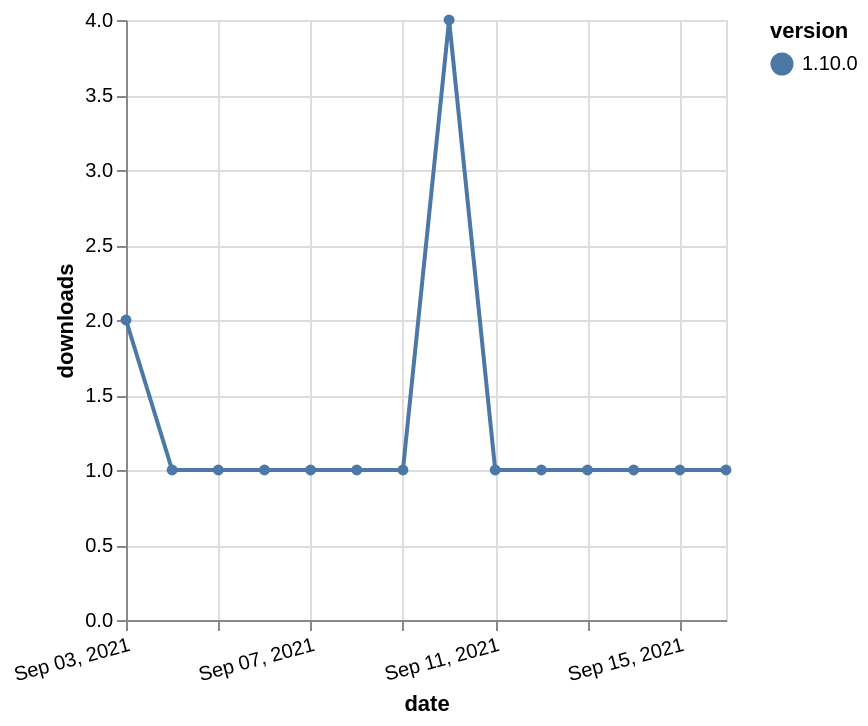

Express this chart as Vega-Lite.
### Vega-Lite specification from a JSON file in a GitHub repository (floating-point values rounded to 4 significant figures)
{"$schema": "https://vega.github.io/schema/vega-lite/v5.json", "description": "A simple bar chart with embedded data.", "data": {"values": [{"date": "2021-09-03", "total": 486, "delta": 2, "version": "1.10.0"}, {"date": "2021-09-04", "total": 487, "delta": 1, "version": "1.10.0"}, {"date": "2021-09-05", "total": 488, "delta": 1, "version": "1.10.0"}, {"date": "2021-09-06", "total": 489, "delta": 1, "version": "1.10.0"}, {"date": "2021-09-07", "total": 490, "delta": 1, "version": "1.10.0"}, {"date": "2021-09-08", "total": 491, "delta": 1, "version": "1.10.0"}, {"date": "2021-09-09", "total": 492, "delta": 1, "version": "1.10.0"}, {"date": "2021-09-10", "total": 496, "delta": 4, "version": "1.10.0"}, {"date": "2021-09-11", "total": 497, "delta": 1, "version": "1.10.0"}, {"date": "2021-09-12", "total": 498, "delta": 1, "version": "1.10.0"}, {"date": "2021-09-13", "total": 499, "delta": 1, "version": "1.10.0"}, {"date": "2021-09-14", "total": 500, "delta": 1, "version": "1.10.0"}, {"date": "2021-09-15", "total": 501, "delta": 1, "version": "1.10.0"}, {"date": "2021-09-16", "total": 502, "delta": 1, "version": "1.10.0"}]}, "width": "container", "mark": {"type": "line", "point": {"filled": true}}, "encoding": {"x": {"field": "date", "type": "temporal", "timeUnit": "yearmonthdate", "title": "date", "axis": {"labelAngle": -15}}, "y": {"field": "delta", "type": "quantitative", "title": "downloads"}, "color": {"field": "version", "type": "nominal"}, "tooltip": {"field": "delta"}}}
